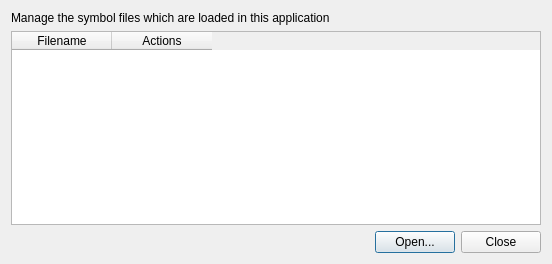
<?xml version="1.0" encoding="UTF-8"?>
<ui version="4.0">
 <class>SymbolManagerDialog</class>
 <widget class="QDialog" name="SymbolManagerDialog">
  <property name="geometry">
   <rect>
    <x>0</x>
    <y>0</y>
    <width>552</width>
    <height>264</height>
   </rect>
  </property>
  <property name="windowTitle">
   <string>Manage Symbols</string>
  </property>
  <layout class="QGridLayout" name="gridLayout">
   <item row="0" column="0" colspan="2">
    <widget class="QLabel" name="label">
     <property name="text">
      <string>Manage the symbol files which are loaded in this application</string>
     </property>
    </widget>
   </item>
   <item row="1" column="0" colspan="3">
    <widget class="QTableWidget" name="table_symbol_files">
     <column>
      <property name="text">
       <string>Filename</string>
      </property>
     </column>
     <column>
      <property name="text">
       <string>Actions</string>
      </property>
     </column>
    </widget>
   </item>
   <item row="2" column="0">
    <spacer name="horizontalSpacer">
     <property name="orientation">
      <enum>Qt::Horizontal</enum>
     </property>
     <property name="sizeHint" stdset="0">
      <size>
       <width>349</width>
       <height>20</height>
      </size>
     </property>
    </spacer>
   </item>
   <item row="2" column="1">
    <widget class="QPushButton" name="button_open_symbol_file">
     <property name="text">
      <string>Open...</string>
     </property>
    </widget>
   </item>
   <item row="2" column="2">
    <widget class="QPushButton" name="button_close">
     <property name="text">
      <string>Close</string>
     </property>
    </widget>
   </item>
  </layout>
 </widget>
 <resources/>
 <connections/>
</ui>
